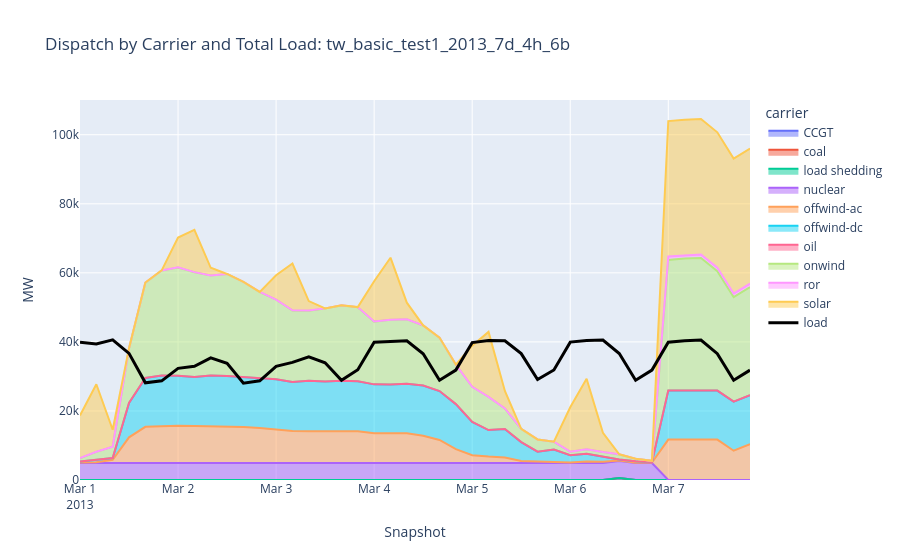

The notebook cell saved with this chart:
### Markdown cell above
### Demand And Dispatch

This compares total load with aggregated generator dispatch by carrier for the selected single-run view. It is useful for spotting whether the solved network is serving demand and which carriers dominate each period.

### Code cell
load, dispatch_long = build_dispatch_plot_data(n)
plot_dispatch(load, dispatch_long, selected_result.name).show()
